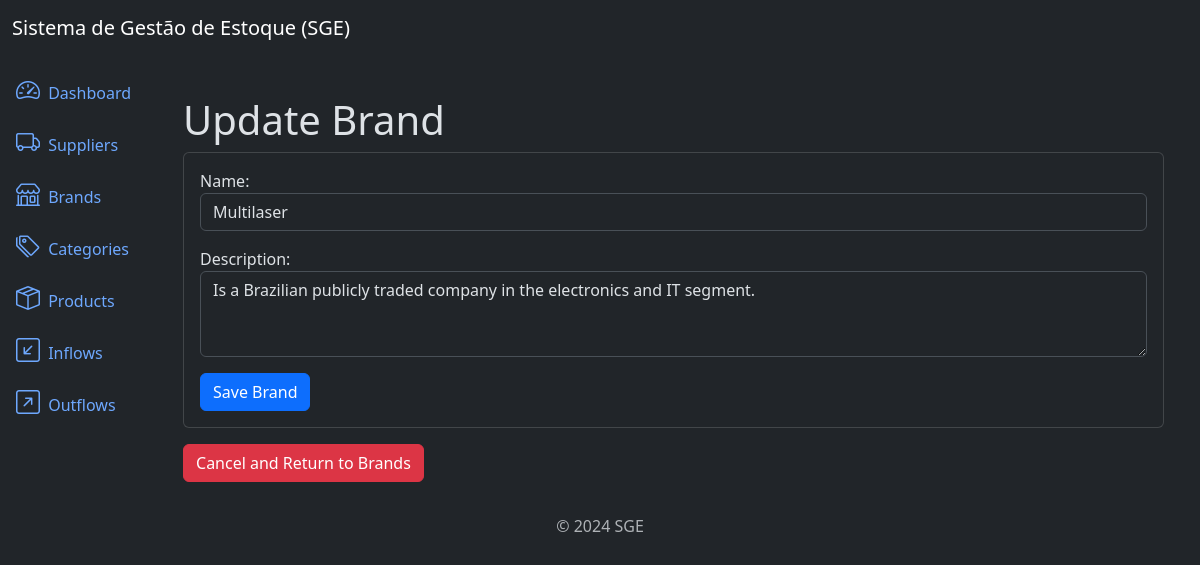
The page /brands/3/update/ on the database its author committed.
### brands/models.py (models this page shows, shortened)
class Brand(models.Model):
    name = models.CharField(max_length=500)
    description = models.TextField(null=True, blank=True)
    created_at = models.DateTimeField(auto_now_add=True)
    updated_at = models.DateTimeField(auto_now=True)
    class Meta:
        ordering = ['name']

### brands/views.py (the view)
# urls.py: path('brands/<int:pk>/update/', views.BrandUpdateView.as_view(), name='brand_update'),
class BrandUpdateView(UpdateView):
    model = models.Brand
    template_name = 'brand_update.html'
    form_class = forms.BrandForm
    success_url = reverse_lazy('brand_list')

### brands/forms.py
class BrandForm(forms.ModelForm):
    class Meta:
        model = models.Brand
        fields = ['name', 'description']
        widgets = {
            'name': forms.TextInput(attrs={'class': 'form-control'}),
            'description': forms.Textarea(attrs={'class': 'form-control', 'rows': 3})
        }

### brands/templates/brand_update.html (shortened to what this page needs)
{% extends 'base.html' %}
{% block content %}
    <div class="container mt-4">
        <h3 class="display-6">Update Brand</h3>
        <div class="card">
            <div class="card-body">
                <form method="post" class="form">
                    {{ form.as_p }}
                    <button type="submit" class="btn btn-primary">Save Brand</button>
                </form>
            </div>
        </div>
        <a href="{% url 'brand_list' %}" class="btn btn-danger mt-3">Cancel and Return to Brands</a>
    </div>
{% endblock %}

### rows shown on the page
Brand: name "Multilaser", description "Is a Brazilian publicly traded company in the electronics and IT segment."
